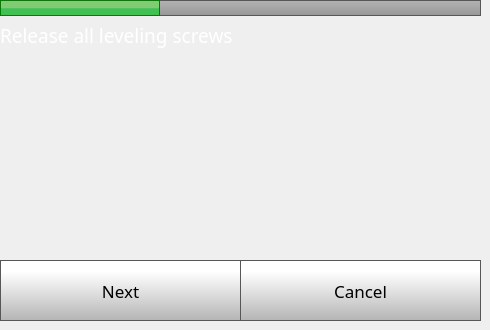
    <widget class="QWidget" name="step2Page">
     <widget class="QLabel" name="caliberateLabel_7">
      <property name="geometry">
       <rect>
        <x>0</x>
        <y>20</y>
        <width>471</width>
        <height>31</height>
       </rect>
      </property>
      <property name="font">
       <font>
        <family>Gotham</family>
        <pointsize>14</pointsize>
        <weight>50</weight>
        <bold>false</bold>
       </font>
      </property>
      <property name="styleSheet">
       <string notr="true">color: rgb(255, 255, 255);</string>
      </property>
      <property name="text">
       <string>Release all leveling screws</string>
      </property>
      <property name="wordWrap">
       <bool>true</bool>
      </property>
     </widget>
     <widget class="QPushButton" name="step2NextButton">
      <property name="geometry">
       <rect>
        <x>0</x>
        <y>260</y>
        <width>241</width>
        <height>61</height>
       </rect>
      </property>
      <property name="font">
       <font>
        <family>Gotham</family>
        <pointsize>13</pointsize>
       </font>
      </property>
      <property name="styleSheet">
       <string notr="true">QPushButton {
     border: 1px solid rgb(87, 87, 87);
	background-color: qlineargradient(spread:pad, x1:0, y1:1, x2:0, y2:0.188, stop:0 rgba(180, 180, 180, 255), stop:1 rgba(255, 255, 255, 255));


}

QPushButton:pressed {
    background-color: qlineargradient(x1: 0, y1: 0, x2: 0, y2: 1,
                                      stop: 0 #dadbde, stop: 1 #f6f7fa);
}

QPushButton:flat {
    border: none; /* no border for a flat push button */
}

QPushButton:default {
    border-color: navy; /* make the default button prominent */
}

QPushButton:focus {
	outline: none;
}</string>
      </property>
      <property name="text">
       <string>Next</string>
      </property>
      <property name="iconSize">
       <size>
        <width>40</width>
        <height>40</height>
       </size>
      </property>
     </widget>
     <widget class="QLabel" name="caliberateLabel_8">
      <property name="geometry">
       <rect>
        <x>0</x>
        <y>0</y>
        <width>160</width>
        <height>16</height>
       </rect>
      </property>
      <property name="font">
       <font>
        <family>Gotham</family>
        <pointsize>14</pointsize>
        <weight>50</weight>
        <bold>false</bold>
       </font>
      </property>
      <property name="styleSheet">
       <string notr="true">	background-color: qlineargradient(spread:pad, x1:0, y1:0.523, x2:0, y2:0.534, stop:0 rgba(130, 203, 117, 255), stop:1 rgba(66, 191, 85, 255));
border: 1px solid green;</string>
      </property>
      <property name="text">
       <string/>
      </property>
     </widget>
     <widget class="QPushButton" name="step2CancelButton">
      <property name="geometry">
       <rect>
        <x>240</x>
        <y>260</y>
        <width>241</width>
        <height>61</height>
       </rect>
      </property>
      <property name="font">
       <font>
        <family>Gotham</family>
        <pointsize>13</pointsize>
       </font>
      </property>
      <property name="styleSheet">
       <string notr="true">QPushButton {
     border: 1px solid rgb(87, 87, 87);
	background-color: qlineargradient(spread:pad, x1:0, y1:1, x2:0, y2:0.188, stop:0 rgba(180, 180, 180, 255), stop:1 rgba(255, 255, 255, 255));


}

QPushButton:pressed {
    background-color: qlineargradient(x1: 0, y1: 0, x2: 0, y2: 1,
                                      stop: 0 #dadbde, stop: 1 #f6f7fa);
}

QPushButton:flat {
    border: none; /* no border for a flat push button */
}

QPushButton:default {
    border-color: navy; /* make the default button prominent */
}

QPushButton:focus {
	outline: none;
}</string>
      </property>
      <property name="text">
       <string>Cancel</string>
      </property>
      <property name="iconSize">
       <size>
        <width>40</width>
        <height>40</height>
       </size>
      </property>
     </widget>
     <widget class="QLabel" name="releaseAllLevelingScrewsLabel">
      <property name="geometry">
       <rect>
        <x>60</x>
        <y>60</y>
        <width>360</width>
        <height>240</height>
       </rect>
      </property>
      <property name="styleSheet">
       <string notr="true">background-color: rgba(255, 255, 255, 0);</string>
      </property>
      <property name="text">
       <string/>
      </property>
      <property name="scaledContents">
       <bool>true</bool>
      </property>
     </widget>
     <widget class="QLabel" name="caliberateLabel_21">
      <property name="geometry">
       <rect>
        <x>0</x>
        <y>0</y>
        <width>481</width>
        <height>16</height>
       </rect>
      </property>
      <property name="font">
       <font>
        <family>Gotham</family>
        <pointsize>14</pointsize>
        <weight>50</weight>
        <bold>false</bold>
       </font>
      </property>
      <property name="styleSheet">
       <string notr="true">    border: 1px solid rgb(87, 87, 87);
 /*  border-bottom-left-radius: 10px;
 border-bottom-right-radius: 10px;*/
	background-color: qlineargradient(spread:pad, x1:0, y1:1, x2:0, y2:0, stop:0 rgba(150, 150, 150, 255), stop:1 rgba(180, 180, 180, 255));</string>
      </property>
      <property name="text">
       <string/>
      </property>
     </widget>
     <zorder>releaseAllLevelingScrewsLabel</zorder>
     <zorder>caliberateLabel_21</zorder>
     <zorder>caliberateLabel_7</zorder>
     <zorder>step2NextButton</zorder>
     <zorder>caliberateLabel_8</zorder>
     <zorder>step2CancelButton</zorder>
    </widget>
